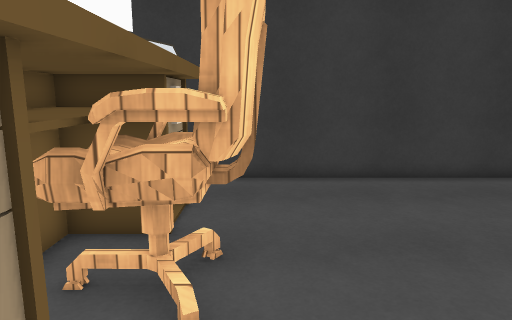
View 1 (above)

12 first-person views from a walk through a 3-D level made in the Unity game engine. The camera is 1.5 m above the floor, tilts 10° down and sees 70° across. The floor is counted in squares, 0.5 m on a side. Each view is taken from the middle of a square. On the plan, view 1 faces up. The plan holds only what a view shows up to about 20 squares ahead; the rest is blank. The place goes on beyond the plan. The player is left out. Some surface patterns are stand-ins.

View 2
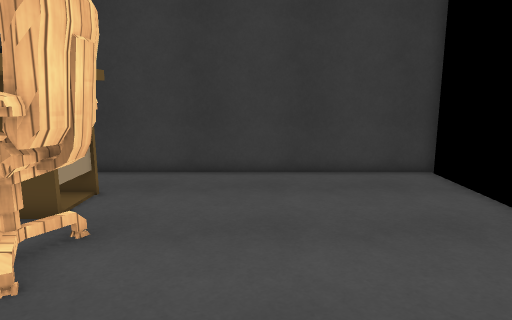

View 3
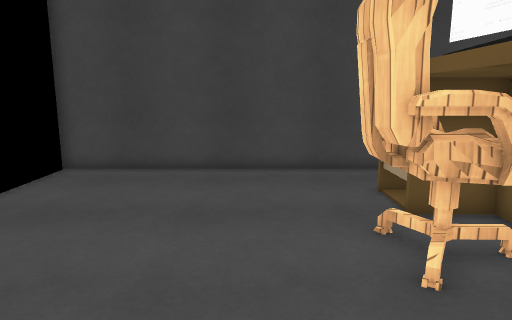

View 4
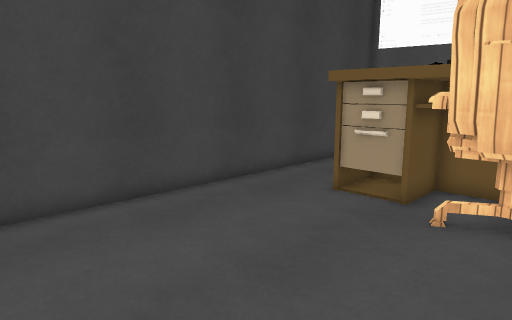

View 5
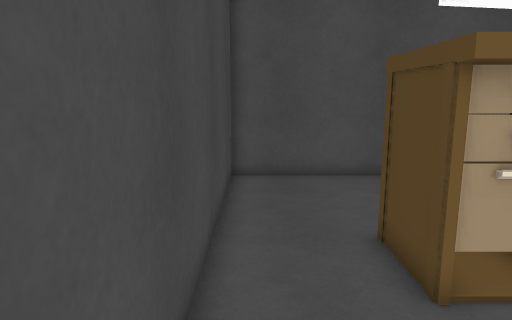

View 6
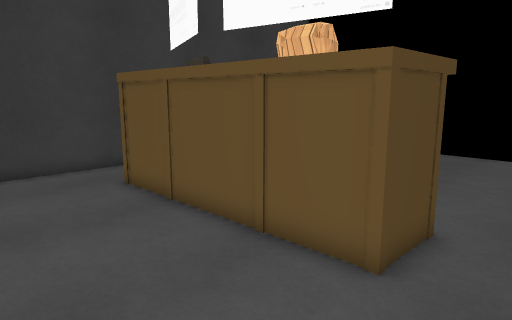

View 7
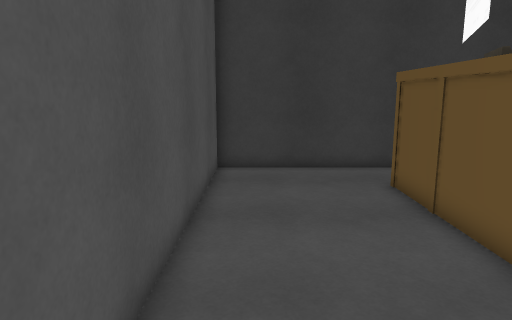

View 8
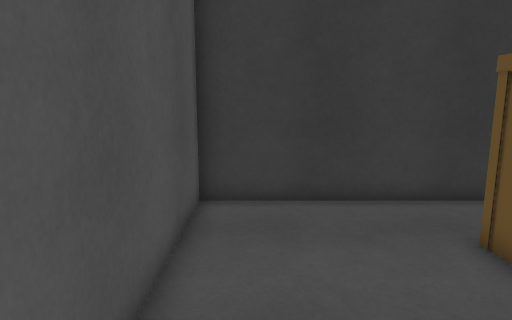

View 9
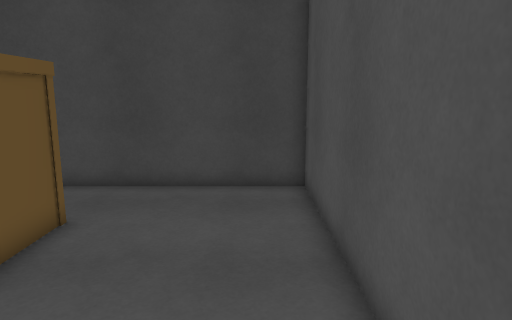

View 10
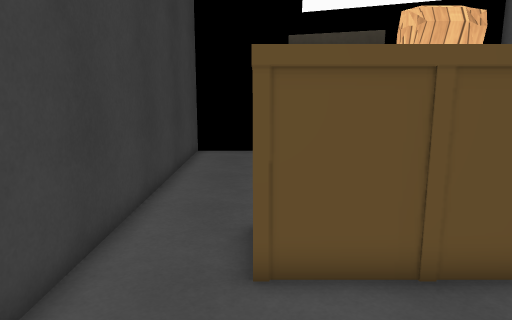

View 11
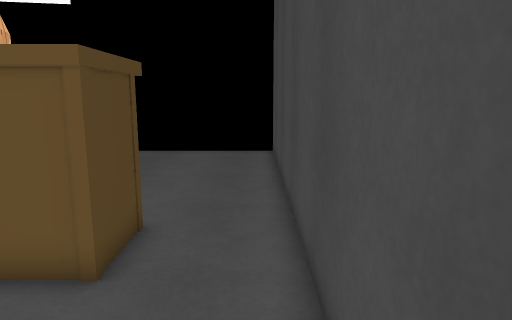

View 12
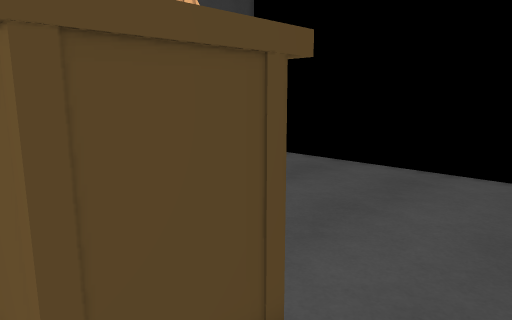

### Floor plan
Points are (right, up) in squares from view 1. A wall is a line through its corners. A room is listed if a view was taken in it or the views show most of it. See-through windows are left out.
Room 1 (views 1, 2, 3, 4, 5)
walls: (-2, 4.4) (-2, 0.6); (-2, 10.1) (-2, 7.6); (-0.6, -2.9) (10.1, -2.9); (10.1, 13.2) (-0.6, 13.2)
ways out: opening at (-1.5, 11.5) to room 2; opening at (-1.3, -1) to room 2
objects: other object (-1, 4) to (0, 7)
Room 2 (views 6, 7, 8, 9, 10, 11, 12)
walls: (-2, 0.6) (-4.4, 0.6) (-4.4, 10.1); (-0.6, 13.2) (-10.6, 13.2) (-10.6, -2.9) (-0.6, -2.9)
ways out: opening at (-1.5, 11.5) to room 1; opening at (-1.3, -1) to room 1

Positions as (right, up) in squares from view 1, and headings:
1: (0, 0), facing up
2: (3, -1), facing up
3: (2, 12), facing down
4: (8, 7), facing down-left
5: (3, -2), facing left
6: (-10, -2), facing up-right
7: (-9, -2), facing up
8: (-9, 3), facing up
9: (-9, 9), facing down
10: (-10, 10), facing right
11: (-10, -2), facing right
12: (-5, -2), facing up-right
